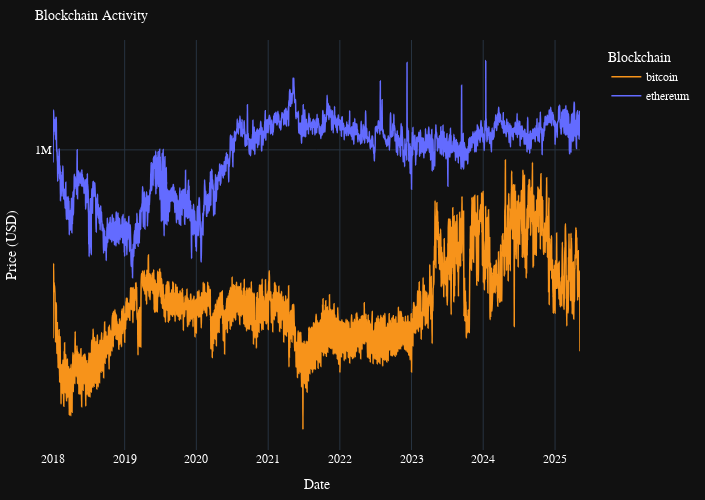

Notebook cell for this chart:
### Code cell
# Create the figure
fig1 = px.line(
    web3_tx,
    x='date',
    y='tx_count',
    color='chain',
    custom_data=['chain', 'tx_count'],
    title='Blockchain Activity',
    labels={
        'date': 'Date',
        'tx_count': 'Transactions',
        'chain': 'Blockchain',
    },
    color_discrete_map={
        'bitcoin': '#F7931A',  # Bitcoin Orange
        'ethereum': '#636BFF',  # Ethereum Blue
    },
    markers=False,
    line_shape='spline',
)

# Update traces to reduce marker size
fig1.update_traces(
    line=dict(width= 1.5, smoothing=0.5),
    hovertemplate="<b>%{customdata[0]}</b><br>" +
                  "Transactions: %{customdata[1]:,.2f}<br>" +
                  "<extra></extra>"
)

fig1.update_layout(
    template="plotly_dark",              # inherit base dark theme 
        hovermode="x unified",
        title=dict(font=dict(size=14, color='white'), xanchor="left"),
        font=dict(family="IBM Plex Sans", color="white"),
        legend=dict(yanchor="top", y=0.99, xanchor="left", x=1.05),
        margin=dict(l=10, r=10, t=40, b=10),
        yaxis=dict(type="log", title="Price (USD)", dtick=1,),
        height=500, width=705,
)

# Show the plot
fig1.show(config={
    'displayModeBar': True,
    'displaylogo': False,
    'modeBarButtonsToAdd': ['fullscreen']
})


# get the full HTML as a string, with Plotly.js from CDN
fig1html = fig1.to_html(include_plotlyjs="cdn", full_html=True)

# inject the Google Fonts link right after <head>
font_link = '<link href="https://fonts.googleapis.com/css2?family=IBM+Plex+Sans&display=swap" rel="stylesheet">'
fig1html = fig1html.replace("<head>", f"<head>\n    {font_link}")

# save the HTML to a file
with open("plots/html/blockchain_activity.html", "w") as f:
    f.write(fig1html)

### Figure 1 — Plotly figure (JSON) as saved in the notebook; plotly's stock layout.template omitted (floating-point values rounded to 4 significant figures; data arrays with more than 128 entries replaced by an {"elided": "..."} marker saying what was removed)
{"data": [{"customdata": {"elided": "2685x2 mixed values"}, "hovertemplate": "<b>%{customdata[0]}</b><br>Transactions: %{customdata[1]:,.2f}<br><extra></extra>", "legendgroup": "bitcoin", "line": {"color": "#F7931A", "dash": "solid", "shape": "spline", "smoothing": 0.5, "width": 1.5}, "marker": {"symbol": "circle"}, "mode": "lines", "name": "bitcoin", "orientation": "v", "showlegend": true, "type": "scatter", "x": {"elided": "2685 str values"}, "xaxis": "x", "y": {"elided": "2685 int values"}, "yaxis": "y"}, {"customdata": {"elided": "2685x2 mixed values"}, "hovertemplate": "<b>%{customdata[0]}</b><br>Transactions: %{customdata[1]:,.2f}<br><extra></extra>", "legendgroup": "ethereum", "line": {"color": "#636BFF", "dash": "solid", "shape": "spline", "smoothing": 0.5, "width": 1.5}, "marker": {"symbol": "circle"}, "mode": "lines", "name": "ethereum", "orientation": "v", "showlegend": true, "type": "scatter", "x": {"elided": "2685 str values"}, "xaxis": "x", "y": {"elided": "2685 int values"}, "yaxis": "y"}], "layout": {"font": {"color": "white", "family": "IBM Plex Sans"}, "height": 500, "hovermode": "x unified", "legend": {"title": {"text": "Blockchain"}, "tracegroupgap": 0, "x": 1.05, "xanchor": "left", "y": 0.99, "yanchor": "top"}, "margin": {"b": 10, "l": 10, "r": 10, "t": 40}, "title": {"font": {"color": "white", "size": 14}, "text": "Blockchain Activity", "xanchor": "left"}, "width": 705, "xaxis": {"anchor": "y", "domain": [0, 1], "title": {"text": "Date"}}, "yaxis": {"anchor": "x", "domain": [0, 1], "dtick": 1, "title": {"text": "Price (USD)"}, "type": "log"}}}
